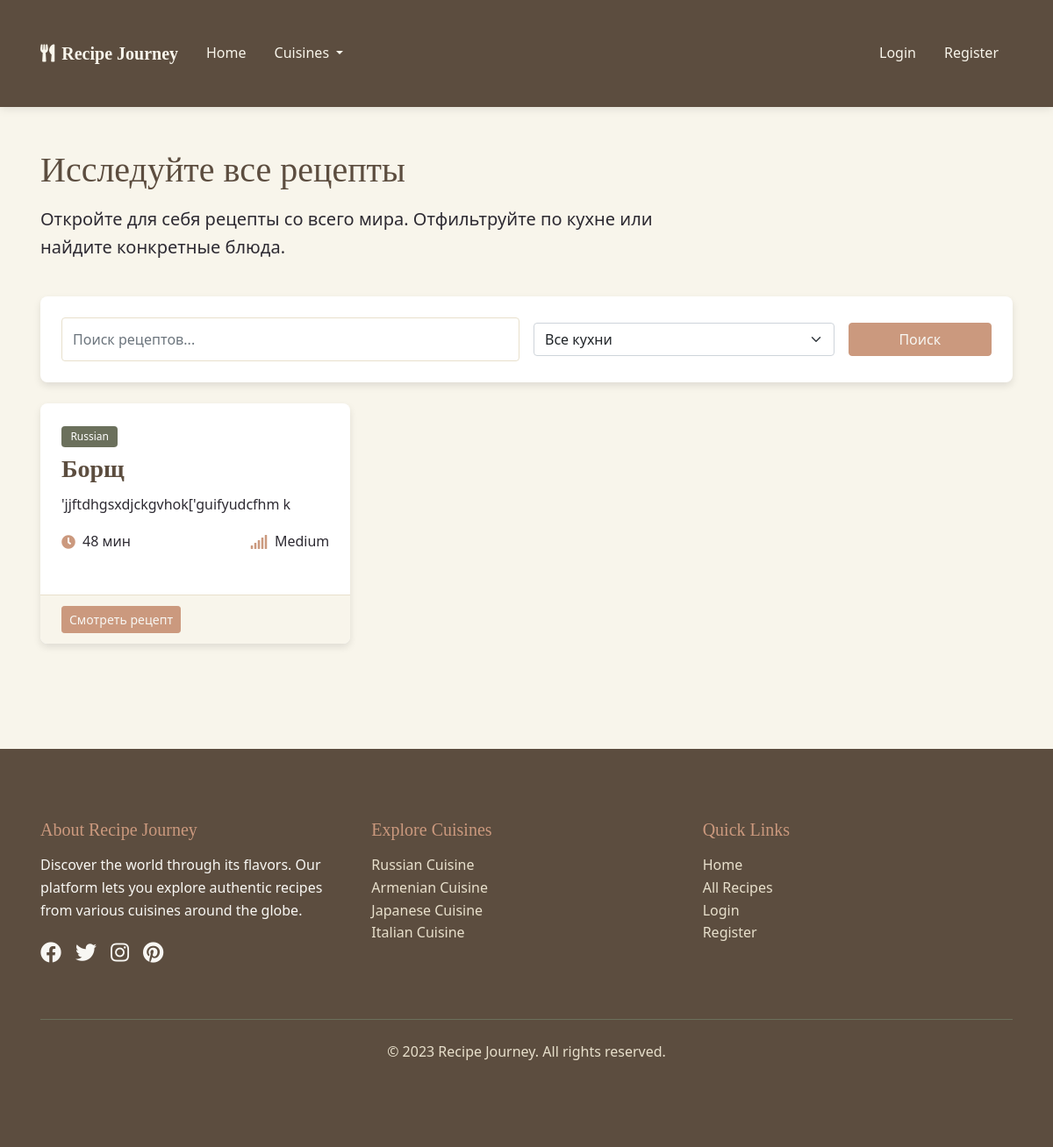
Page /recipes on the earlier database version.
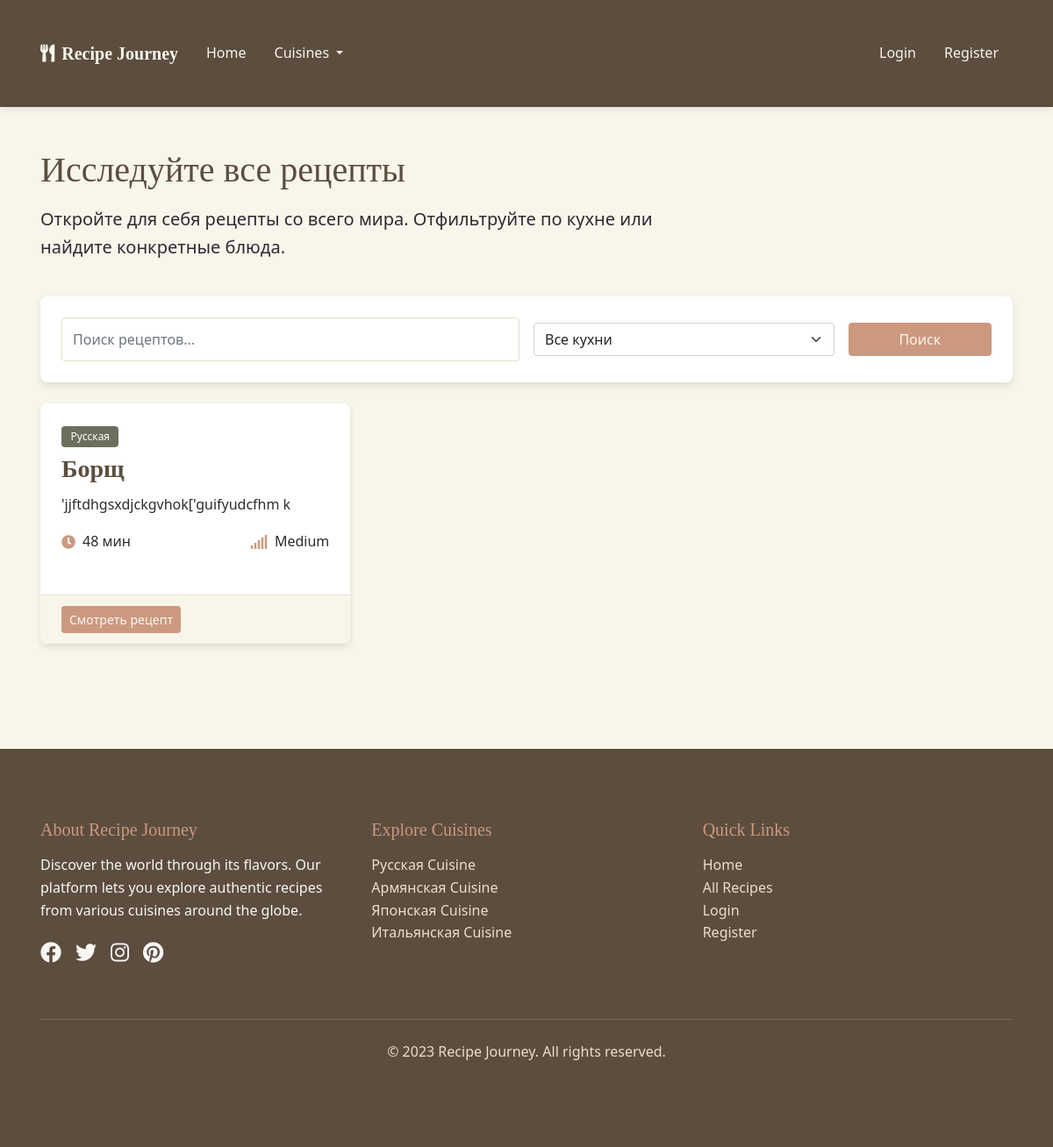
Same page on the later database version.
### models.py (models this page shows, shortened)
class Recipe(db.Model):
    id = db.Column(db.Integer, primary_key=True)
    title = db.Column(db.String(128), nullable=False)
    description = db.Column(db.Text)
    ingredients = db.Column(db.Text, nullable=False)
    instructions = db.Column(db.Text, nullable=False)
    prep_time = db.Column(db.Integer)  # in minutes
    cook_time = db.Column(db.Integer)  # in minutes
    servings = db.Column(db.Integer)
    difficulty = db.Column(db.String(20))  # Easy, Medium, Hard
    created_at = db.Column(db.DateTime, default=datetime.utcnow)
    updated_at = db.Column(db.DateTime, default=datetime.utcnow, onupdate=datetime.utcnow)
    user_id = db.Column(db.Integer, db.ForeignKey('user.id'))
    cuisine_id = db.Column(db.Integer, db.ForeignKey('cuisine.id'))
    favorites = db.relationship('Favorite', backref='recipe', lazy='dynamic')

class Cuisine(db.Model):
    id = db.Column(db.Integer, primary_key=True)
    name = db.Column(db.String(64), unique=True, nullable=False)
    description = db.Column(db.Text)
    recipes = db.relationship('Recipe', backref='cuisine', lazy='dynamic')

### routes.py (the view)
@app.route('/recipes')
def recipes():
    form = SearchForm()
    cuisines = Cuisine.query.all()
    form.cuisine.choices = [(0, 'Все кухни')] + [(c.id, c.name) for c in cuisines]
    cuisine_id = request.args.get('cuisine', 0, type=int)
    search_query = request.args.get('query', '')
    query = Recipe.query
    if cuisine_id:
        query = query.filter_by(cuisine_id=cuisine_id)
        form.cuisine.data = cuisine_id
    if search_query:
        form.query.data = search_query
        query = query.filter(Recipe.title.ilike(f'%{search_query}%'))
    page = request.args.get('page', 1, type=int)
    per_page = 9  # Number of recipes per page
    recipes_pagination = query.order_by(Recipe.created_at.desc()).paginate(page=page, per_page=per_page, error_out=False)
    return render_template('recipes.html', form=form, recipes=recipes_pagination, cuisines=cuisines)

### forms.py
class SearchForm(FlaskForm):
    query = StringField('Поиск рецептов', validators=[Optional()])
    cuisine = SelectField('Кухня', coerce=int, validators=[Optional()], default=0)
    submit = SubmitField('Поиск')

### templates/recipes.html (shortened to what this page needs)
{% extends 'base.html' %}
{% block content %}
<div class="container py-5">
    <div class="row mb-4">
        <div class="col-md-8">
            <h1>
                {% if cuisine %}
                    {{ cuisine.name }} кухня
                {% else %}
                    Исследуйте все рецепты
                {% endif %}
            </h1>
            {% if cuisine %}
                <p class="lead">{{ cuisine.description }}</p>
            {% else %}
                <p class="lead">Откройте для себя рецепты со всего мира. Отфильтруйте по кухне или найдите конкретные блюда.</p>
            {% endif %}
        </div>
    </div>
    <div class="search-box mb-4">
        <form method="GET" action="{{ url_for('recipes') }}" class="row g-3 align-items-center">
            <div class="col-md-6">
                {{ form.query(class="form-control", placeholder="Поиск рецептов...") }}
            </div>
            <div class="col-md-4">
                {{ form.cuisine(class="form-select") }}
            </div>
            <div class="col-md-2">
                {{ form.submit(class="btn btn-primary w-100") }}
            </div>
        </form>
    </div>
    {% if recipes.items %}
        <div class="row">
            {% for recipe in recipes.items %}
                <div class="col-lg-4 col-md-6 mb-4">
                    <div class="card h-100 animate-on-scroll">
                        <div class="card-body">
                            <span class="badge badge-cuisine mb-2">{{ recipe.cuisine.name }}</span>
                            <h3 class="card-title">{{ recipe.title }}</h3>
                            <p class="card-text">{{ recipe.description[:100] }}{% if recipe.description|length > 100 %}...{% endif %}</p>
                            <div class="d-flex justify-content-between align-items-center mt-3">
                                <div class="recipe-meta-item">
                                    <i class="fas fa-clock text-olive"></i>
                                    <span>{{ recipe.prep_time + recipe.cook_time }} мин</span>
                                </div>
                                <div class="recipe-meta-item">
                                    <i class="fas fa-signal text-olive"></i>
                                    <span>{{ recipe.difficulty }}</span>
                                </div>
                            </div>
                        </div>
                        <div class="card-footer d-flex justify-content-between align-items-center">
                            <a href="{{ url_for('recipe_detail', recipe_id=recipe.id) }}" class="btn btn-sm btn-primary">Смотреть рецепт</a>
                        </div>
                    </div>
                </div>
            {% endfor %}
        </div>
    {% endif %}
</div>
{% endblock %}

### templates/base.html (shortened to what the changed rows need)
<!DOCTYPE html>
<html lang="en">
<head>
    <link href="https://cdn.jsdelivr.net/npm/bootstrap@5.1.3/dist/css/bootstrap.min.css" rel="stylesheet">
    <link rel="stylesheet" href="https://cdnjs.cloudflare.com/ajax/libs/font-awesome/5.15.4/css/all.min.css">
    <link rel="stylesheet" href="{{ url_for('static', filename='css/main.css') }}">
</head>
<body>
    <main>
        {% block content %}{% endblock %}
    </main>
    <footer>
        <div class="container">
            <div class="row">
                <div class="col-md-4 mb-4">
                    <ul class="list-unstyled">
                        {% for cuisine in cuisines %}
                            <li><a href="{{ url_for('cuisine_recipes', cuisine_id=cuisine.id) }}" class="footer-link">{{ cuisine.name }} Cuisine</a></li>
                        {% endfor %}
                    </ul>
                </div>
            </div>
        </div>
    </footer>
</body>
</html>

Differences in the rows shown:
removed Cuisine: name "Russian"
removed Cuisine: name "Armenian"
removed Cuisine: name "Japanese"
removed Cuisine: name "Italian"
changed through a linked row, Recipe "Борщ": cuisine.name "Russian" → "Русская"
added Cuisine: name "Русская"
added Cuisine: name "Армянская"
added Cuisine: name "Японская"
added Cuisine: name "Итальянская"
